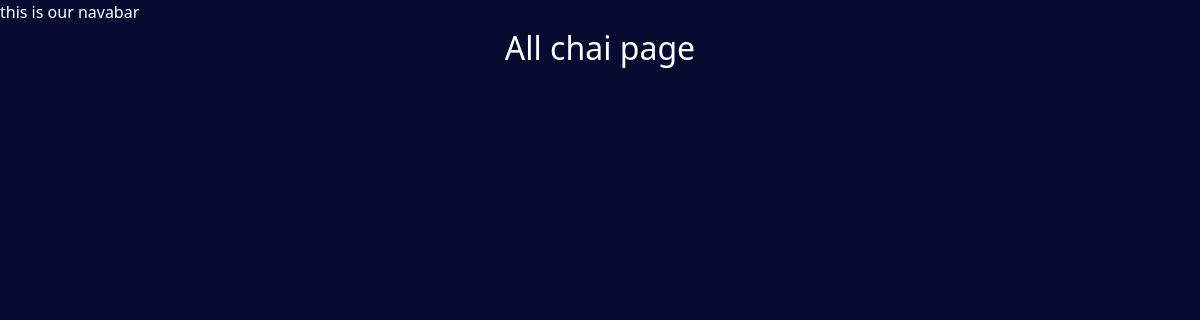
The app's page /chai/, older data.
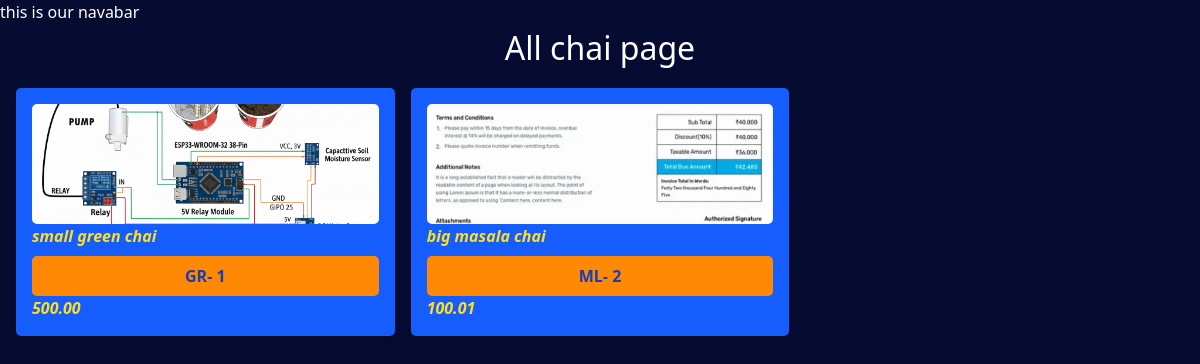
The same page, newer data.
### chai/models.py (models this page shows, shortened)
class ChaiVariety(models.Model):
    CHAI_TYPE_CHOICE=[
        ('ML', 'Masala Chai'),
        ('GR', 'Green Chai'),
        ('BL', 'Black Chai'),
        ('HE', 'Herbal Chai'),
    ]
    name= models.CharField(max_length=100)
    image = models.ImageField(upload_to='chais/')
    date_added= models.DateTimeField(default=timezone.now)
    type= models.CharField(max_length=2, choices=CHAI_TYPE_CHOICE)
    description = models.TextField(default='')
    pricing = models.DecimalField(max_digits=8, decimal_places=2, default=0.00)

### chai/views.py (the view)
# urls.py: path('', views.all_chai, name="all_chai"),
def all_chai(request):
    chais = ChaiVariety.objects.all()
    return render(request, 'chai/all_chai.html',{'chais': chais})

### chai/templates/chai/all_chai.html (shortened to what this page needs)
{% extends "layout.html" %}
{% block content %}
    <h1>All chai page</h1>
    <div class='grid grid-cols-3 gap-4 m-4'>
        {% for chai in chais  %}
        <div class='bg-blue-600 rounded-[5px] shadow-md p-4'>
            <img src="{{chai.image.url}}" alt="" class='rounded-[5px] w-full h-30 object-cover'>
            <h3 class='font-extrabold italic text-yellow-300'>{{chai.name}}</h3>
            <a href="{% url 'chai_detail' chai.id %}">
                <button
                 type="button"
                 class='bg-orange-400 text-blue-800 font-bold py-2 px-4 rounded-[5px] mt-2 w-full'>
                    {{chai.type}}- {{chai.id}}
                </button>
            </a>
            <h3 class='font-extrabold italic text-yellow-300'>{{chai.pricing}}</h3>
        </div>
        {% endfor %}
    </div>
{% endblock %}

### templates/layout.html (shortened to what this page needs)
{% load static %}
{% load static tailwind_tags %}
<!DOCTYPE html>
<html lang="en">
<head>
    <link rel="stylesheet" href="{% static 'style.css' %}">
    {% tailwind_css %}
</head>
<body>
    <nav>
        this is our navabar
    </nav>
    {% block content %}default{% endblock %}
</body>
</html>

### static/style.css (style rules this page uses)
body { background: #060b31; color: #fff; }
h1 { text-align: center; font-size: 2em; }

Row changes from the older to the newer data that the page shows:
added ChaiVariety: image (picture), name "small green chai", type "GR", id "1", pricing "500.00"
added ChaiVariety: image (picture), name "big masala chai", type "ML", id "2", pricing "100.01"
